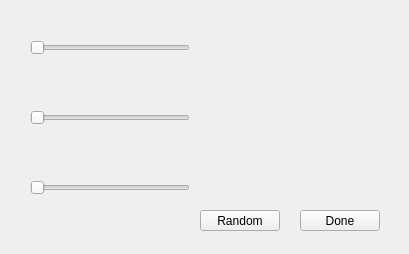
<?xml version="1.0" encoding="UTF-8"?>
<ui version="4.0">
 <class>ChooseColor</class>
 <widget class="QWidget" name="ChooseColor">
  <property name="geometry">
   <rect>
    <x>0</x>
    <y>0</y>
    <width>409</width>
    <height>254</height>
   </rect>
  </property>
  <property name="windowTitle">
   <string>Form</string>
  </property>
  <widget class="QSlider" name="slider_red">
   <property name="geometry">
    <rect>
     <x>30</x>
     <y>40</y>
     <width>160</width>
     <height>16</height>
    </rect>
   </property>
   <property name="maximum">
    <number>255</number>
   </property>
   <property name="orientation">
    <enum>Qt::Horizontal</enum>
   </property>
  </widget>
  <widget class="QSlider" name="slider_green">
   <property name="geometry">
    <rect>
     <x>30</x>
     <y>110</y>
     <width>160</width>
     <height>16</height>
    </rect>
   </property>
   <property name="maximum">
    <number>255</number>
   </property>
   <property name="orientation">
    <enum>Qt::Horizontal</enum>
   </property>
  </widget>
  <widget class="QSlider" name="slider_blue">
   <property name="geometry">
    <rect>
     <x>30</x>
     <y>180</y>
     <width>160</width>
     <height>16</height>
    </rect>
   </property>
   <property name="maximum">
    <number>255</number>
   </property>
   <property name="orientation">
    <enum>Qt::Horizontal</enum>
   </property>
  </widget>
  <widget class="QPushButton" name="button_done">
   <property name="geometry">
    <rect>
     <x>300</x>
     <y>210</y>
     <width>80</width>
     <height>21</height>
    </rect>
   </property>
   <property name="text">
    <string>Done</string>
   </property>
  </widget>
  <widget class="QPushButton" name="button_random">
   <property name="geometry">
    <rect>
     <x>200</x>
     <y>210</y>
     <width>80</width>
     <height>21</height>
    </rect>
   </property>
   <property name="text">
    <string>Random</string>
   </property>
  </widget>
 </widget>
 <resources/>
 <connections/>
</ui>
